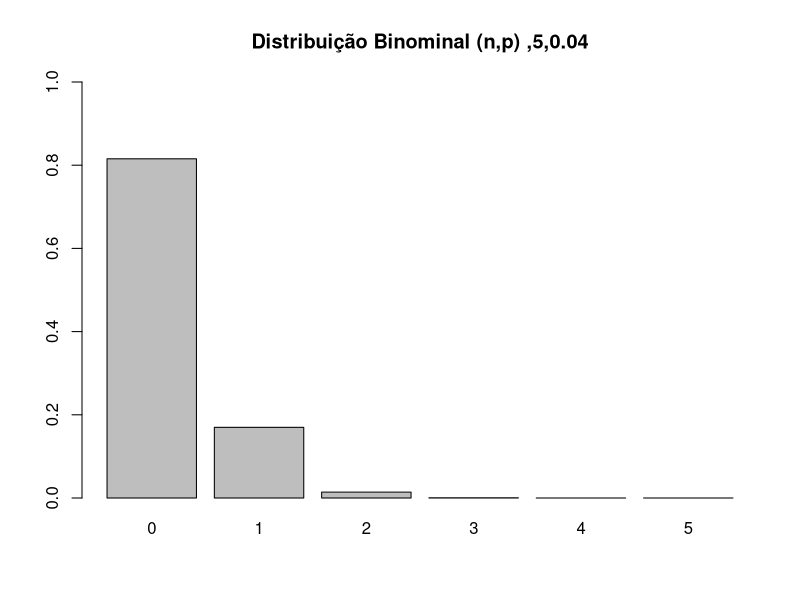
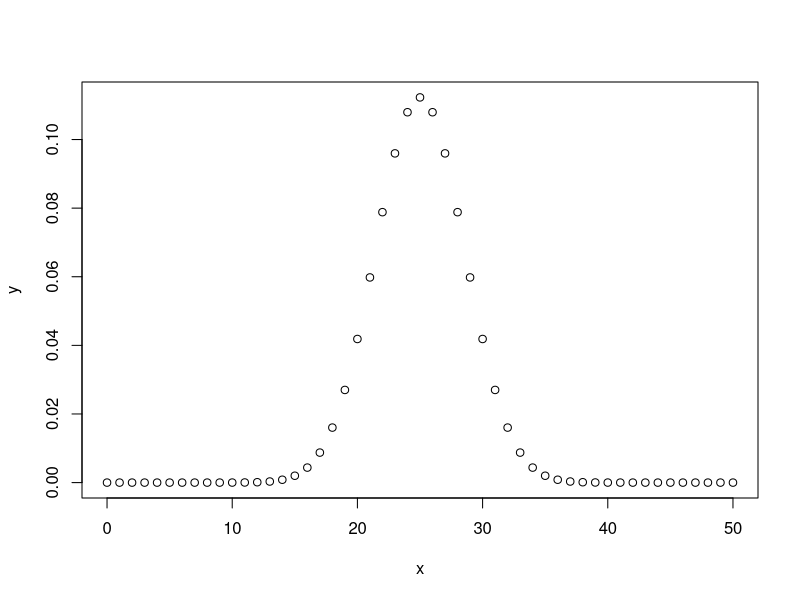

Write the R code that produced these figures, in order.
# Distribuição Binominal

# Uma variável aleatórioa tem Distribuição Binominal quando seu experimento possui 2 resultados:
# Sucesso ou fracasso / Sim ou não

# p = probabilidade de sucesso ou sim
# q = probabilidade de fracasso ou não

# p = 1 - q

# Geralmente são probabilidades empirícas (resultantes de observações) e com variáveis discretas

# Exemplo: A probabilidade de um paciente com um ataque cardíaco morrer do ataque é de 0.04 
# (ou seja, 4 de 100 morrem do ataque). Suponha que tenhamos 5 pacientes que sofrem um ataque cardíaco, 
# qual é a probabilidade de que todos sobrevivam? 

# Para este exemplo, vamos chamar um sucesso um ataque fatal (p = 0.04). 
# Temos n = 5 pacientes e queremos saber a probabilidade de que todos sobrevivam ou, em outras palavras, 
# que nenhum seja fatal (0 sucessos).

# X = Número de sobreviventes ao ataque
# p = 0.04
# n = 5
# dbinom(X, n, p)

?dbinom
a <- dbinom(0, 5, 0.04)
print(a)

# Desenhando a distribuição de probabilidades
graph <- function(n,p) {
  x <- dbinom(0:n, size = n, prob = p)
  barplot(x,ylim=c(0,1),names.arg=0:n,
          main=sprintf(paste('Distribuição Binominal (n,p) ',n,p,sep=',')))
}
graph(5,0.04)

# Criando o gráfico de uma distribuição binomial
x <- seq(0,50,by = 1)
y <- dbinom(x,50,0.5)
png(file = 'dbinom.png')
plot(x,y)
dev.off()

getwd()
setwd("/home/ingo/DSC/FCD/BigDataRAzure/Cap09")
